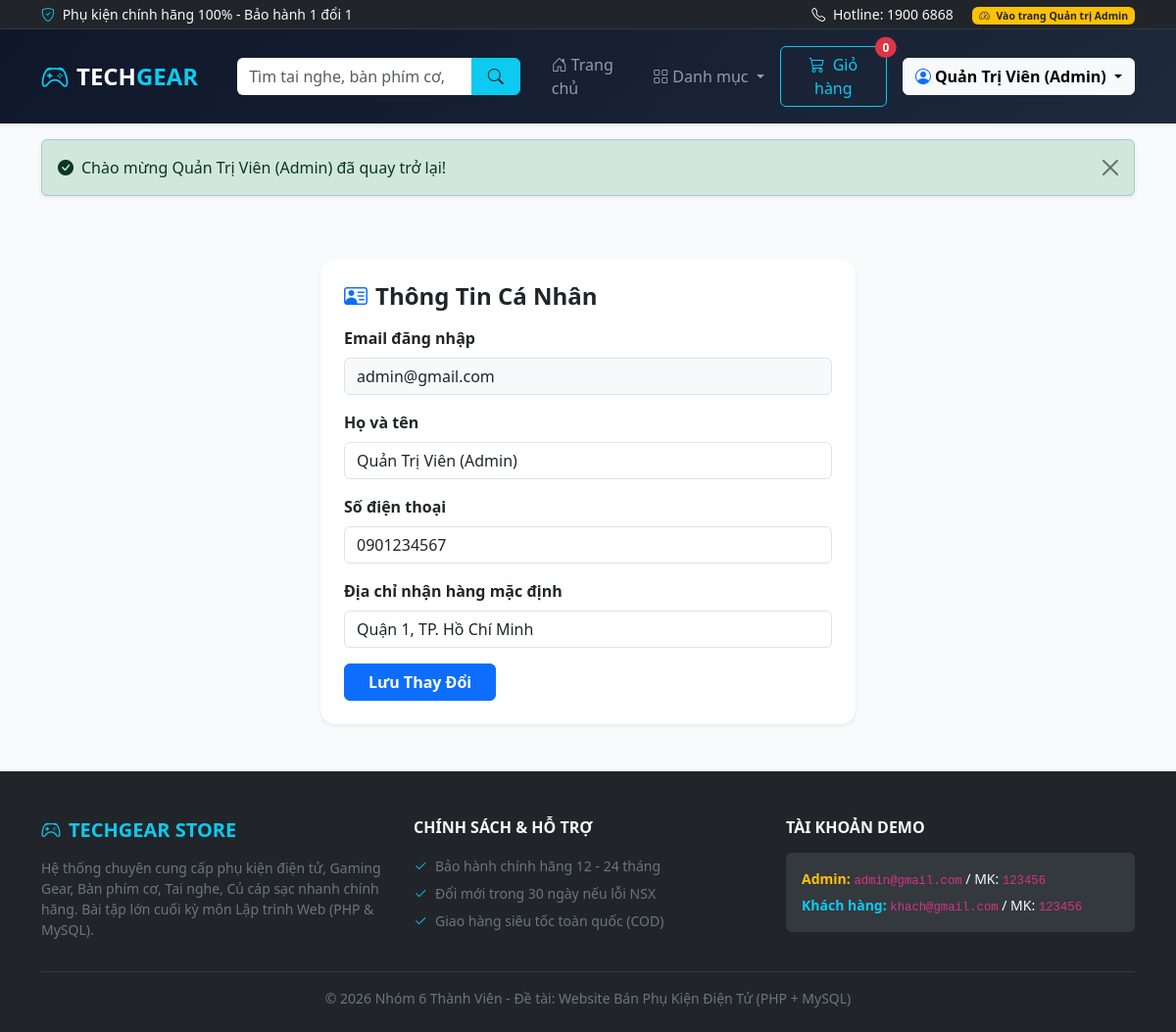
The app's page /profile.php (signed in) with its own data.
### tables this page shows
CREATE TABLE `users` (
  `id` INT AUTO_INCREMENT PRIMARY KEY,
  `fullname` VARCHAR(100) NOT NULL,
  `email` VARCHAR(100) NOT NULL UNIQUE,
  `password` VARCHAR(255) NOT NULL,
  `phone` VARCHAR(20) DEFAULT NULL,
  `address` VARCHAR(255) DEFAULT NULL,
  `role` ENUM('user', 'admin') DEFAULT 'user',
  `status` TINYINT(1) DEFAULT 1 COMMENT '1: Hoạt động, 0: Khóa',
  `created_at` TIMESTAMP DEFAULT CURRENT_TIMESTAMP
);

### profile.php (the view, shortened to what this page needs)
<?php
require_once __DIR__ . '/config/db.php';
$user_id = $_SESSION['user']['id'];
$stmt = $pdo->prepare("SELECT * FROM users WHERE id = ?");
$stmt->execute([$user_id]);
$user = $stmt->fetch();
require_once __DIR__ . '/includes/header.php';
?>
<div class="container my-5">
    <div class="row justify-content-center">
        <div class="col-md-6">
            <div class="card border-0 shadow-sm rounded-4 p-4">
                <h4 class="fw-bold mb-3"><i class="bi bi-person-vcard text-primary me-2"></i>Thông Tin Cá Nhân</h4>
                <form method="POST">
                    <div class="mb-3">
                        <label class="form-label fw-semibold">Email đăng nhập</label>
                        <input type="text" class="form-control bg-light" value="<?= htmlspecialchars($user['email']) ?>" disabled>
                    </div>
                    <div class="mb-3">
                        <label class="form-label fw-semibold">Họ và tên</label>
                        <input type="text" name="fullname" class="form-control" required value="<?= htmlspecialchars($user['fullname']) ?>">
                    </div>
                    <div class="mb-3">
                        <label class="form-label fw-semibold">Số điện thoại</label>
                        <input type="text" name="phone" class="form-control" required value="<?= htmlspecialchars($user['phone'] ?? '') ?>">
                    </div>
                    <div class="mb-3">
                        <label class="form-label fw-semibold">Địa chỉ nhận hàng mặc định</label>
                        <input type="text" name="address" class="form-control" value="<?= htmlspecialchars($user['address'] ?? '') ?>">
                    </div>
                    <button type="submit" class="btn btn-primary fw-semibold px-4">Lưu Thay Đổi</button>
                </form>
            </div>
        </div>
    </div>
</div>
<?php require_once __DIR__ . '/includes/footer.php'; ?>

### includes/header.php (style rules this page uses)
:root { --primary-color: #2563eb; --dark-bg: #0f172a; }
body { background-color: #f8fafc; font-family: 'Segoe UI', system-ui, -apple-system, sans-serif; }

### records on screen
users: email "admin@gmail.com", fullname "Quản Trị Viên (Admin)", phone "0901234567", address "Quận 1, TP. Hồ Chí Minh"

### other values on screen
get_cart_count() "0"
$_SESSION['user']['fullname'] "Quản Trị Viên (Admin)"
$_SESSION['flash_success'] "Chào mừng Quản Trị Viên (Admin) đã quay trở lại!"
